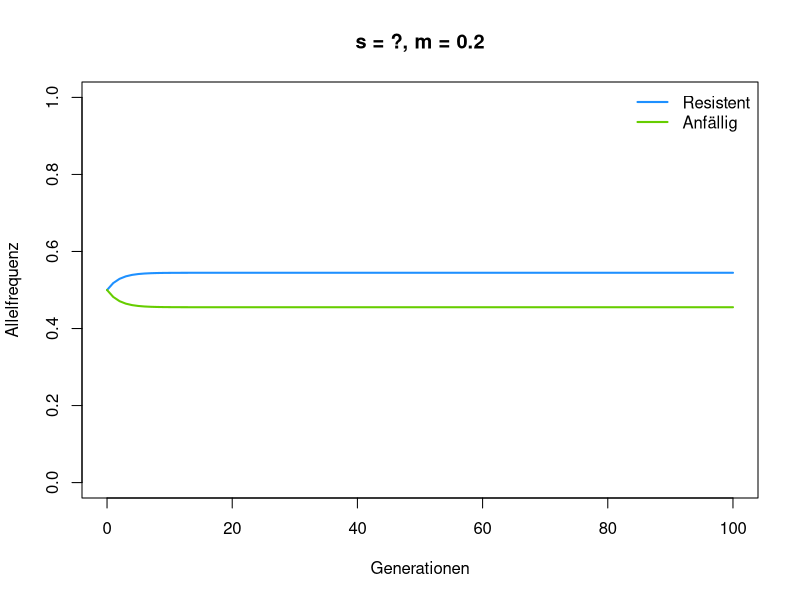
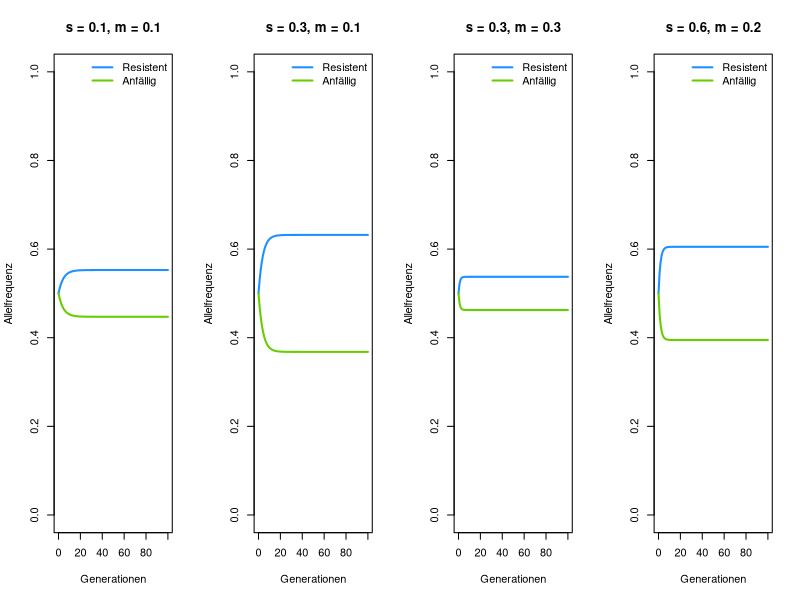

Source code (R) for these figures, in order:
## ---- chunk 1
# Selektion; Berechnung der mittleren Fitness
selektionsschritt <- function(p, # Proportion des gefragten Alleles
                              w) # Fitness der verschiedenen Genotypen (Vektor mit drei Einträgen)
  {
  
  q <- 1-p # Proportion des anderen Alleles
  
  w_quer <- p^2*w[1] + 2*p*q*w[2] + q^2*w[3]
  
  p_sel <- (p^2*w[1] + p*q*w[2] )/ w_quer
  
  return(p_sel)
}

# Simulation eines Generationschritts, Selektion gefolgt von Migration
eine_generation <- function(p, # Frequenz des Resistenz-Alleles
                            s, # Selektionskoeffizient
                            m) # Migration
  {
  
  q <- 1 - p # Proportion der anfälligen Moskitos
  
  # Selektion
  p_sel <- selektionsschritt(p, c(1 + s, 1 + s/2, 1))
  q_sel <- selektionsschritt(q, c(1, 1 + s/2, 1 + s))
  
  # Migration
  p_mig <- (1 - m) * p_sel + m * q
  q_mig <- (1 - m) * q_sel + m * p
  
  return(c(p_mig, q_mig))

}

## ---- chunk 2

eine_generation(p = 0.5,
                s = 0.2,
                m = 0.2)

## ---- chunk 3
# Simulation mehrerer Generationen
simulateLA <- function(p_0, # Anfangsfrequenz
                       s, # Selektionskoeffizient
                       m, # Migration
                       generationen = 100) # Anzahl Generationen; Annahme = 100
  {
  
  p <- q <- numeric(generationen + 1) # Vorbereiten von leeren Vektoren (von 0 bis zur maximalen Generationen Zahl)
  
  # Anfangsfrequenzen
  p[1] <- p_0
  q[1] <- 1- p_0 
  
  for (t in seq_len(generationen)) { # Wiederholen der Zeitschritte
    
    new_freq <- eine_generation(p[t], s, m)
    p[t + 1] <- new_freq[1]
    q[t + 1] <- new_freq[2]
  }
  
  data.frame(generation = 0:generationen, 
             p = p, 
             q = q)
}

## ---- chunk 4

test_df <- simulateLA(p_0 = 0.5,
                     s = 0.2, # Bitte ändern
                     m = 0.2)

plot(x = test_df$generation,
     y = test_df$p,
     type = "l", lwd = 2, col = "dodgerblue",
     xlab = "Generationen",
     ylab = "Allelfrequenz",
     ylim = c(0,1),
     main = "s = ?, m = 0.2")
lines(x = test_df$generation,
     y = test_df$q, 
     type = "l", lwd = 2, col = "chartreuse3")
legend("topright", c("Resistent", "Anfällig"),
       col = c("dodgerblue", "chartreuse3"),
       lwd = 2, bty = "n")

## ---- chunk 5

s0.1_m0.1 <- simulateLA(p_0 = 0.5,
                     s = 0.1,
                     m = 0.1)

s0.3_m0.1 <- simulateLA(p_0 = 0.5,
                     s = 0.3,
                     m = 0.1)

s0.3_m0.3 <- simulateLA(p_0 = 0.5,
                     s = 0.3,
                     m = 0.3)

s0.6_m0.2 <- simulateLA(p_0 = 0.5,
                     s = 0.6,
                     m = 0.2)

par(mfrow = c(1, 4))
plot(x = s0.1_m0.1$generation,
     y = s0.1_m0.1$p,
     type = "l", lwd = 2, col = "dodgerblue",
     xlab = "Generationen",
     ylab = "Allelfrequenz",
     ylim = c(0,1),
     main = "s = 0.1, m = 0.1")
lines(x = s0.1_m0.1$generation,
     y = s0.1_m0.1$q, 
     type = "l", lwd = 2, col = "chartreuse3")
legend("topright", c("Resistent", "Anfällig"),
       col = c("dodgerblue", "chartreuse3"),
       lwd = 2, bty = "n")

plot(x = s0.3_m0.1$generation,
     y = s0.3_m0.1$p,
     type = "l", lwd = 2, col = "dodgerblue",
     xlab = "Generationen",
     ylab = "Allelfrequenz",
     ylim = c(0,1),
     main = "s = 0.3, m = 0.1")
lines(x = s0.3_m0.1$generation,
     y = s0.3_m0.1$q, 
     type = "l", lwd = 2, col = "chartreuse3")
legend("topright", c("Resistent", "Anfällig"),
       col = c("dodgerblue", "chartreuse3"),
       lwd = 2, bty = "n")

plot(x = s0.3_m0.3$generation,
     y = s0.3_m0.3$p,
     type = "l", lwd = 2, col = "dodgerblue",
     xlab = "Generationen",
     ylab = "Allelfrequenz",
     ylim = c(0,1),
     main = "s = 0.3, m = 0.3")
lines(x = s0.3_m0.3$generation,
     y = s0.3_m0.3$q, 
     type = "l", lwd = 2, col = "chartreuse3")
legend("topright", c("Resistent", "Anfällig"),
       col = c("dodgerblue", "chartreuse3"),
       lwd = 2, bty = "n")

plot(x = s0.6_m0.2$generation,
     y = s0.6_m0.2$p,
     type = "l", lwd = 2, col = "dodgerblue",
     xlab = "Generationen",
     ylab = "Allelfrequenz",
     ylim = c(0,1),
     main = "s = 0.6, m = 0.2")
lines(x = s0.6_m0.2$generation,
     y = s0.6_m0.2$q, 
     type = "l", lwd = 2, col = "chartreuse3")
legend("topright", c("Resistent", "Anfällig"),
       col = c("dodgerblue", "chartreuse3"),
       lwd = 2, bty = "n")
